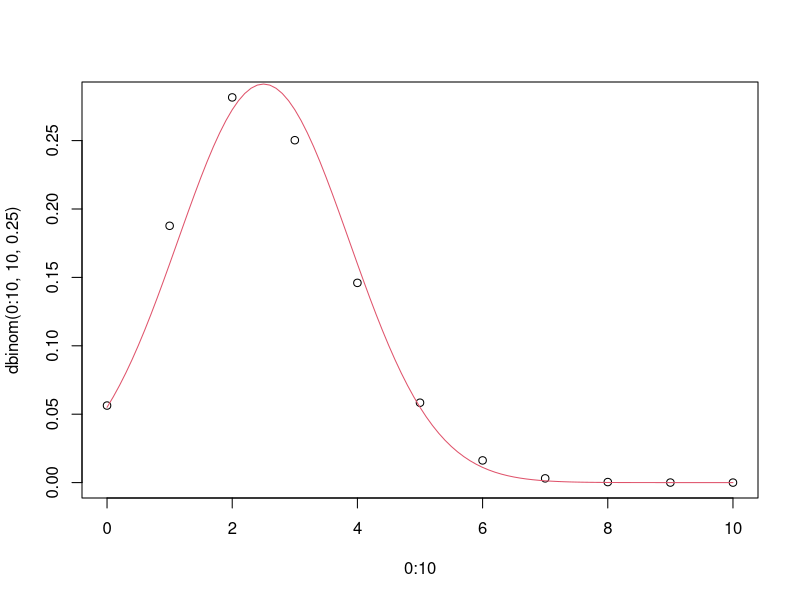

Source code (R):
## ---- chunk 1
plot(0:10, dbinom(0:10, 10, .25))
curve(dnorm(x, mean=10*.25, sd=sqrt(10*.25*.75)), from=0, to=10, add=TRUE, col=2)
## ---- chunk 2
runif(5)
set.seed(1)
runif(5)
## ---- chunk 3
n <- 100
set.seed(4)
b <- sample(1:365, n, replace=TRUE)
b
table(b)
max(table(b))
## ---- chunk 4
nsim <- 10000
results <- rep(NA, nsim)
for(i in 1:nsim) {
  b <- sample(1:365, n, replace=TRUE)
  results[i] <- max(table(b))
}
table(results)/nsim
